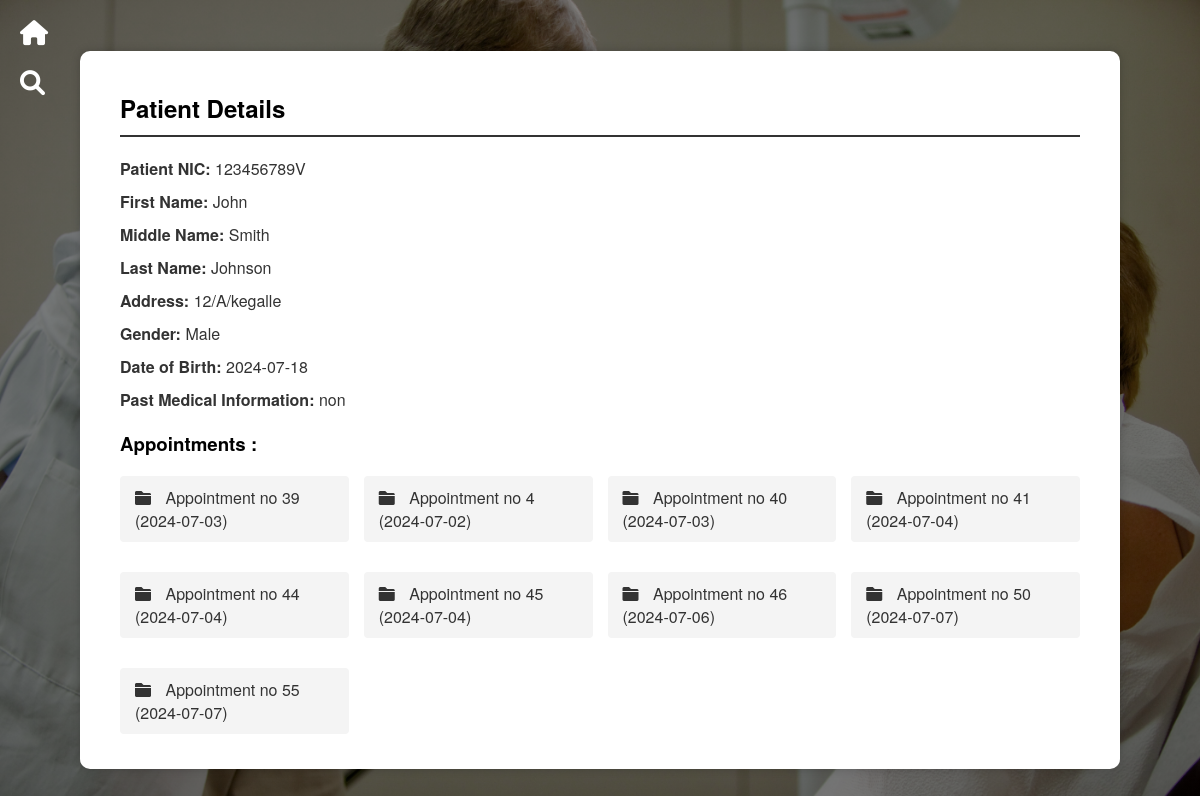
/admin/display_patient.php?patient_nic=123456789V (signed in), run on the app's committed database.
### tables this page shows
CREATE TABLE `patients` (
  `patient_id` int(11) NOT NULL,
  `patient_nic` varchar(10) NOT NULL,
  `first_name` varchar(50) NOT NULL,
  `middle_name` varchar(50) DEFAULT NULL,
  `last_name` varchar(50) NOT NULL,
  `address` text NOT NULL,
  `gender` enum('Male','Female','Other') NOT NULL,
  `date_of_birth` date NOT NULL,
  `past_medical_information` text DEFAULT NULL,
  `created_at` timestamp NOT NULL DEFAULT current_timestamp(),
  `updated_at` timestamp NOT NULL DEFAULT current_timestamp() ON UPDATE current_timestamp(),
  `mediRegNum` varchar(255) DEFAULT NULL,
  `is_check` tinyint(1) NOT NULL DEFAULT 0
);

### admin/display_patient.php (the view, shortened to what this page needs)
<?php
if (isset($_GET['patient_nic'])) {
    $patient_nic = $_GET['patient_nic'];
    $servername = "localhost";
    $username = "root";
    $password = "";
    $dbname = "doctor_registration";
    $conn = new mysqli($servername, $username, $password, $dbname);
    $stmt = $conn->prepare("SELECT * FROM patients WHERE patient_nic = ?");
    $stmt->bind_param("s", $patient_nic);
    $stmt->execute();
    $result = $stmt->get_result();
    if ($result->num_rows > 0) {
        $row = $result->fetch_assoc();
        echo "<div class='container'>";
        echo "<h2>Patient Details</h2>";
        echo "<p><strong>Patient NIC:</strong> " . htmlspecialchars($row["patient_nic"]) . "</p>";
        echo "<p><strong>First Name:</strong> " . htmlspecialchars($row["first_name"]) . "</p>";
        echo "<p><strong>Middle Name:</strong> " . htmlspecialchars($row["middle_name"]) . "</p>";
        echo "<p><strong>Last Name:</strong> " . htmlspecialchars($row["last_name"]) . "</p>";
        echo "<p><strong>Address:</strong> " . htmlspecialchars($row["address"]) . "</p>";
        echo "<p><strong>Gender:</strong> " . htmlspecialchars($row["gender"]) . "</p>";
        echo "<p><strong>Date of Birth:</strong> " . htmlspecialchars($row["date_of_birth"]) . "</p>";
        echo "<p><strong>Past Medical Information:</strong> " . htmlspecialchars($row["past_medical_information"]) . "</p>";
        $patient_folder = 'patients/' . htmlspecialchars($patient_nic);
        if (is_dir($patient_folder)) {
            echo "<h3>Appointments :</h3>";
            $appointment_folders = glob($patient_folder . '/Appointment no *');
            if ($appointment_folders) {
                echo "<ul class='folder-list'>";
                foreach ($appointment_folders as $folder) {
                    $folder_name = basename($folder);
                    echo "<li><a href='display_appointment.php?folder=" . urlencode($folder) . "'><i class='fas fa-folder'></i> " . htmlspecialchars($folder_name) . "</a></li>";
                }
                echo "</ul>";
            } else {
                echo "<p>No appointment folders found.</p>";
            }
        } else {
            echo "<p>No patient folder found.</p>";
        }
        echo "</div>";
    } else {
        echo "<div class='container'><p>No patient found with NIC: " . htmlspecialchars($patient_nic) . "</p></div>";
    }
} else {
    echo "<div class='container'><p>No NIC provided.</p></div>";
}
?>
<!DOCTYPE html>
<html lang="en">
<head>
    <link rel="stylesheet" href="https://cdnjs.cloudflare.com/ajax/libs/font-awesome/6.0.0-beta3/css/all.min.css">
</head>
<body>
    <a href="admin_panel.php" class="icon home-icon"><i class="fas fa-home"></i></a>
    <a href="search_patient.php" class="icon search-icon"><i class="fas fa-search"></i></a>
</body>
</html>

### admin/display_patient.php (style rules this page uses)
.icon { position: absolute; top: 20px; left: 20px; font-size: 25px; color: #fff; cursor: pointer; }
.home-icon { top: 20px; }
.search-icon { top: 70px; }
body { font-family: 'Helvetica Neue', Helvetica, Arial, sans-serif; background: linear-gradient(rgba(0,0,0,0.5), rgba(0,0,0,0.5)), url('panel.jpg') no-repeat center center fixed; background-size: cover; display: flex; justify-content: center; align-items: center; min-height: 100vh; margin: 0; position: relative; }
.container { width: 80%; max-width: 1000px; background: #fff; padding: 20px 40px; border-radius: 10px; box-shadow: 0 0 10px rgba(0, 0, 0, 0.2); text-align: left; margin-top: 20px; }
h2 { border-bottom: 2px solid #333; padding-bottom: 10px; margin-bottom: 20px; font-size: 24px; }
p { margin: 10px 0; font-size: 16px; color: #333; }
.folder-list { list-style-type: none; padding: 0; margin: 0; display: grid; grid-template-columns: repeat(auto-fit, minmax(200px, 1fr)); gap: 15px; }
.folder-list li { margin-bottom: 15px; }
.folder-list li a { text-decoration: none; color: #333; background-color: #f4f4f4; padding: 10px 15px; display: inline-block; border-radius: 4px; transition: background-color 0.3s, color 0.3s; }
.folder-list li a i { margin-right: 10px; }

### data on the page
patients: patient_nic "123456789V", first_name "John", middle_name "Smith", last_name "Johnson", address "12/A/kegalle", gender "Male", date_of_birth "2024-07-18", past_medical_information "non"

### other printed values
$folder_name "Appointment no 39 (2024-07-03)"
$folder_name "Appointment no 4 (2024-07-02)"
$folder_name "Appointment no 40 (2024-07-03)"
$folder_name "Appointment no 41 (2024-07-04)"
$folder_name "Appointment no 44 (2024-07-04)"
$folder_name "Appointment no 45 (2024-07-04)"
$folder_name "Appointment no 46 (2024-07-06)"
$folder_name "Appointment no 50 (2024-07-07)"
$folder_name "Appointment no 55 (2024-07-07)"
